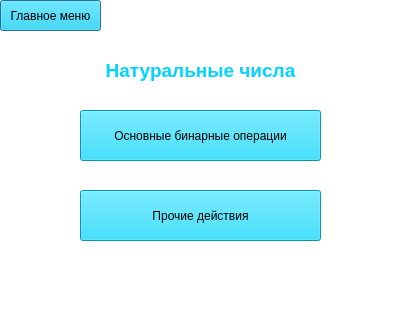
<?xml version="1.0" encoding="UTF-8"?>
<ui version="4.0">
 <class>NModulesWindowMain</class>
 <widget class="QDialog" name="NModulesWindowMain">
  <property name="geometry">
   <rect>
    <x>0</x>
    <y>0</y>
    <width>403</width>
    <height>314</height>
   </rect>
  </property>
  <property name="windowTitle">
   <string>Модули N</string>
  </property>
  <property name="styleSheet">
   <string notr="true">background-color: white</string>
  </property>
  <widget class="QPushButton" name="pushButton_main">
   <property name="geometry">
    <rect>
     <x>0</x>
     <y>0</y>
     <width>101</width>
     <height>31</height>
    </rect>
   </property>
   <property name="styleSheet">
    <string notr="true">background-color: #00D5FF;</string>
   </property>
   <property name="text">
    <string>Главное меню</string>
   </property>
  </widget>
  <widget class="QPushButton" name="pushButton">
   <property name="geometry">
    <rect>
     <x>80</x>
     <y>110</y>
     <width>241</width>
     <height>51</height>
    </rect>
   </property>
   <property name="styleSheet">
    <string notr="true">background-color: #00D5FF;</string>
   </property>
   <property name="text">
    <string>Основные бинарные операции</string>
   </property>
  </widget>
  <widget class="QPushButton" name="pushButton_2">
   <property name="geometry">
    <rect>
     <x>80</x>
     <y>190</y>
     <width>241</width>
     <height>51</height>
    </rect>
   </property>
   <property name="styleSheet">
    <string notr="true">background-color: #00D5FF;</string>
   </property>
   <property name="text">
    <string>Прочие действия</string>
   </property>
  </widget>
  <widget class="QLabel" name="label">
   <property name="geometry">
    <rect>
     <x>0</x>
     <y>50</y>
     <width>401</width>
     <height>41</height>
    </rect>
   </property>
   <property name="font">
    <font>
     <pointsize>14</pointsize>
     <weight>75</weight>
     <bold>true</bold>
    </font>
   </property>
   <property name="styleSheet">
    <string notr="true">color: #00D5FF</string>
   </property>
   <property name="text">
    <string>Натуральные числа</string>
   </property>
   <property name="alignment">
    <set>Qt::AlignCenter</set>
   </property>
  </widget>
 </widget>
 <resources/>
 <connections/>
</ui>
